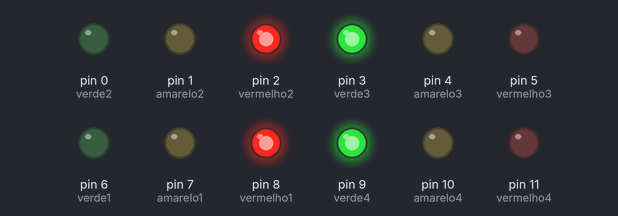
Simulated run of this sketch. Board: Arduino Uno, built with avr-gcc and run on an emulated ATmega328P. Parts: output pins drawn as LEDs (lit = HIGH).

Above: at 1.0 s.
At 3.0 s:
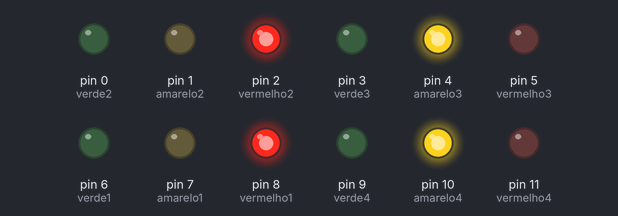
At 5.0 s:
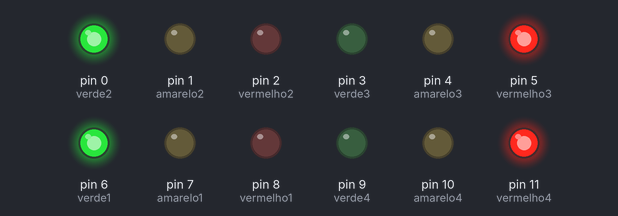
At 7.0 s:
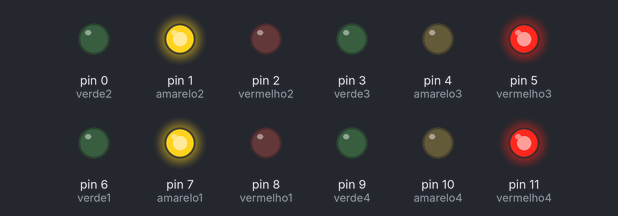
Timing chart, 0 to 10.4 s (numbered marks = the images above):
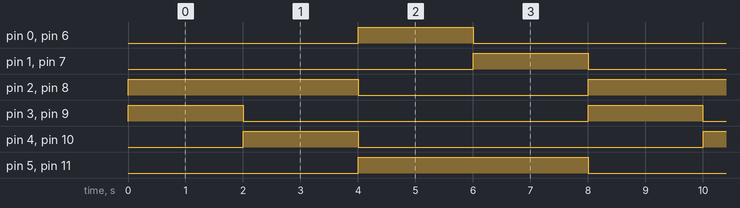

The sketch:

sem_foro_cruzamento1.ino
```cpp
int vermelho1 = 8;
int vermelho2 = 2;
int vermelho3 = 5;
int vermelho4 = 11;

int verde1 = 6;
int verde2 = 0;
int verde3 = 3;
int verde4 = 9;

int amarelo1 = 7;
int amarelo2 = 1;
int amarelo3 = 4;
int amarelo4 =10;


void setup()
{
  pinMode(8, OUTPUT);
  pinMode(2, OUTPUT);
  pinMode(5, OUTPUT);
  pinMode(11, OUTPUT);
  pinMode(6, OUTPUT);
  pinMode(0, OUTPUT);
  pinMode(3, OUTPUT);
  pinMode(9, OUTPUT);
  pinMode(7, OUTPUT);
  pinMode(1, OUTPUT);
  pinMode(4, OUTPUT);
  pinMode(10, OUTPUT);
}

void loop()
{
  digitalWrite(vermelho1, HIGH);
  digitalWrite(vermelho2, HIGH);

  digitalWrite(verde3, HIGH);
  digitalWrite(verde4, HIGH);

  delay(2000); // Wait for 1000 millisecond(s)

  digitalWrite(verde3, LOW);
  digitalWrite(verde4, LOW);

  digitalWrite(amarelo3, HIGH);
  digitalWrite(amarelo4, HIGH);

  delay(2000); // Wait for 1000 millisecond(s)

  digitalWrite(amarelo3, LOW);
  digitalWrite(amarelo4, LOW);

  digitalWrite(vermelho3, HIGH);
  digitalWrite(vermelho4, HIGH);

   digitalWrite(vermelho1, LOW);
  digitalWrite(vermelho2, LOW);

  digitalWrite(verde1, HIGH);
  digitalWrite(verde2, HIGH);

  delay(2000); // Wait for 1000 millisecond(s)

  digitalWrite(verde1, LOW);
  digitalWrite(verde2, LOW);

  digitalWrite(amarelo1, HIGH);
  digitalWrite(amarelo2, HIGH);

  delay(2000); // Wait for 1000 millisecond(s)

  digitalWrite(amarelo1, LOW);
  digitalWrite(amarelo2, LOW);

  digitalWrite(vermelho1, HIGH);
  digitalWrite(vermelho2, HIGH);

  digitalWrite(vermelho3, LOW);
  digitalWrite(vermelho4, LOW);
}
```

Measured:
- by itself, pin 2 (vermelho2), pin 5 (vermelho3), pin 8 (vermelho1), pin 11 (vermelho4): alternates HIGH for 4.0 s and LOW for 4.0 s
- by itself, pin 0 (verde2), pin 1 (amarelo2), pin 3 (verde3), pin 4 (amarelo3), pin 6 (verde1), pin 7 (amarelo1), pin 9 (verde4), pin 10 (amarelo4): alternates HIGH for 2.0 s and LOW for 6.0 s
- by itself, everything shown: repeats every 8.0 s, in 5 steps
